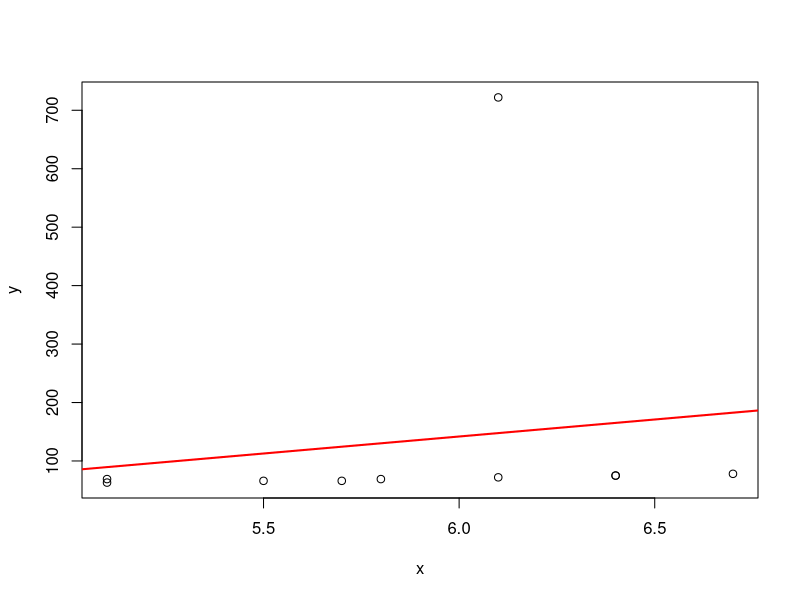
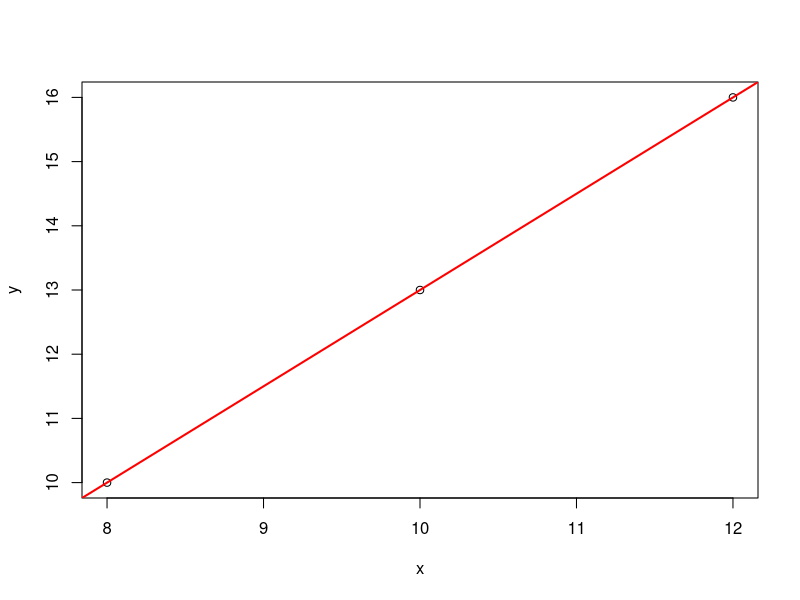

The R source for these figures, in order:
x<-c(5.1,5.5,5.8,6.1,6.4,6.7,6.4,6.1,5.10,5.7)
y<-c(63,66,69,72,75,78,75,722,69,66)
plot(x,y)
relation<-lm(y~x)
abline(relation,col="red",lwd=2)
summary(relation)
summary(relation)$r.squared
predict(relation,data.frame(x=6.3))


x<-c(8,10,12)
y<-c(10,13,16)
plot(x,y)
relation<-lm(y~x)
abline(relation,col="red",lwd=2)
summary(relation)
predict(relation,data.frame(x=20))
